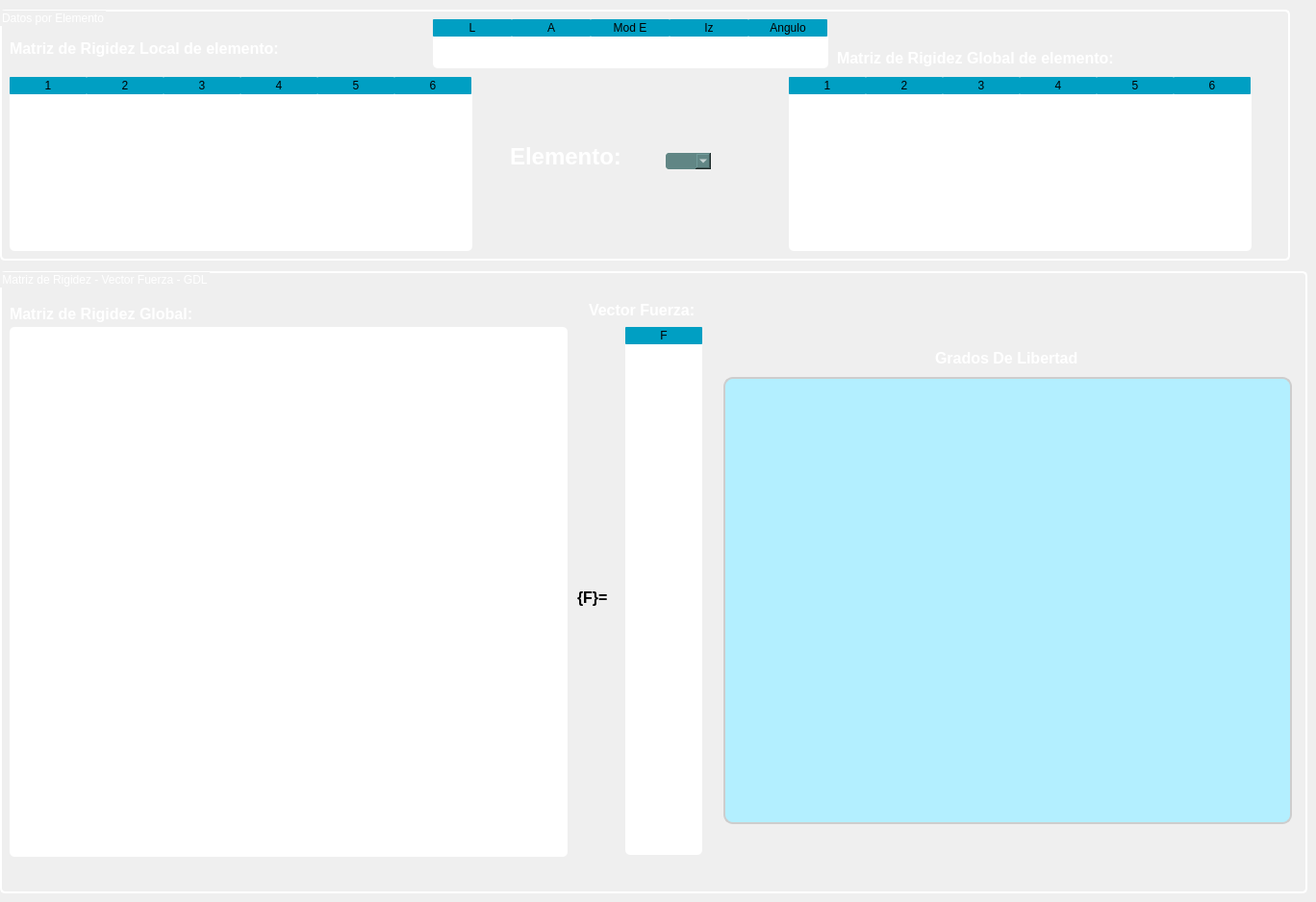
            <widget class="QWidget" name="pagina_2">
             <widget class="QGroupBox" name="groupBox_2">
              <property name="geometry">
               <rect>
                <x>0</x>
                <y>10</y>
                <width>1341</width>
                <height>261</height>
               </rect>
              </property>
              <property name="styleSheet">
               <string notr="true">QGroupBox{
/*Borde*/
border: 2px solid rgb(255, 255, 255);
border-radius: 5px;

	/*Letra*/
	font: 15pt &quot;Impact&quot;;
	color: rgb(255, 255, 255);
}</string>
              </property>
              <property name="title">
               <string>Datos por Elemento</string>
              </property>
              <widget class="QLabel" name="label_24">
               <property name="geometry">
                <rect>
                 <x>530</x>
                 <y>138</y>
                 <width>159</width>
                 <height>31</height>
                </rect>
               </property>
               <property name="styleSheet">
                <string notr="true">QLabel{
background-color: None;
	color: rgb(255, 255, 255);
}</string>
               </property>
               <property name="text">
                <string>&lt;html&gt;&lt;head/&gt;&lt;body&gt;&lt;p&gt;&lt;span style=&quot; font-size:18pt; font-weight:600;&quot;&gt;Elemento:&lt;/span&gt;&lt;/p&gt;&lt;/body&gt;&lt;/html&gt;</string>
               </property>
              </widget>
              <widget class="QComboBox" name="cb_elemento">
               <property name="geometry">
                <rect>
                 <x>690</x>
                 <y>147</y>
                 <width>51</width>
                 <height>21</height>
                </rect>
               </property>
               <property name="minimumSize">
                <size>
                 <width>0</width>
                 <height>0</height>
                </size>
               </property>
               <property name="maximumSize">
                <size>
                 <width>377</width>
                 <height>1000</height>
                </size>
               </property>
               <property name="font">
                <font>
                 <family>Times New Roman</family>
                 <pointsize>14</pointsize>
                 <italic>false</italic>
                 <bold>false</bold>
                </font>
               </property>
               <property name="layoutDirection">
                <enum>Qt::LeftToRight</enum>
               </property>
               <property name="styleSheet">
                <string notr="true">
QComboBox{

/* Color de fondo*/
background-color: rgb(97, 134, 133); 

/* borde*/
border-radius : 5px;
border : 2px solid  rgb(240, 240, 240);

/* Color de letras*/
	color: rgb(255, 255, 255);

	font: 14pt &quot;Times New Roman&quot;;
}


QComboBox:hover{


border : 2px solid rgb(0, 255, 255);

}

</string>
               </property>
               <property name="editable">
                <bool>false</bool>
               </property>
               <property name="currentText">
                <string/>
               </property>
              </widget>
              <widget class="QLabel" name="label_25">
               <property name="geometry">
                <rect>
                 <x>10</x>
                 <y>30</y>
                 <width>391</width>
                 <height>21</height>
                </rect>
               </property>
               <property name="styleSheet">
                <string notr="true">QLabel{
background-color: None;
	color: rgb(255, 255, 255);
}</string>
               </property>
               <property name="text">
                <string>&lt;html&gt;&lt;head/&gt;&lt;body&gt;&lt;p&gt;&lt;span style=&quot; font-size:12pt; font-weight:600;&quot;&gt;Matriz de Rigidez Local de elemento:&lt;/span&gt;&lt;/p&gt;&lt;/body&gt;&lt;/html&gt;</string>
               </property>
              </widget>
              <widget class="QTableWidget" name="tbl_MKGE">
               <property name="geometry">
                <rect>
                 <x>820</x>
                 <y>70</y>
                 <width>481</width>
                 <height>181</height>
                </rect>
               </property>
               <property name="cursor" stdset="0">
                <cursorShape>ArrowCursor</cursorShape>
               </property>
               <property name="styleSheet">
                <string notr="true">QTableWidget{
	
	background-color: rgb(255, 255, 255);
	border-radius : 5px;
color: rgb(0, 0, 0);
font: 75 10pt &quot;Times New Roman&quot;;

}
QHeaderView::section{
border-radius : 1px;
	background-color: rgb(0, 159, 195);

color: rgb(0, 0, 0);
font: 75 11pt &quot;Times New Roman&quot;;

}
</string>
               </property>
               <property name="horizontalScrollBarPolicy">
                <enum>Qt::ScrollBarAlwaysOff</enum>
               </property>
               <property name="showGrid">
                <bool>true</bool>
               </property>
               <property name="gridStyle">
                <enum>Qt::SolidLine</enum>
               </property>
               <property name="sortingEnabled">
                <bool>false</bool>
               </property>
               <property name="rowCount">
                <number>0</number>
               </property>
               <attribute name="horizontalHeaderCascadingSectionResizes">
                <bool>false</bool>
               </attribute>
               <attribute name="horizontalHeaderMinimumSectionSize">
                <number>42</number>
               </attribute>
               <attribute name="horizontalHeaderDefaultSectionSize">
                <number>80</number>
               </attribute>
               <attribute name="horizontalHeaderShowSortIndicator" stdset="0">
                <bool>false</bool>
               </attribute>
               <attribute name="verticalHeaderVisible">
                <bool>false</bool>
               </attribute>
               <attribute name="verticalHeaderCascadingSectionResizes">
                <bool>false</bool>
               </attribute>
               <attribute name="verticalHeaderMinimumSectionSize">
                <number>20</number>
               </attribute>
               <attribute name="verticalHeaderDefaultSectionSize">
                <number>30</number>
               </attribute>
               <attribute name="verticalHeaderShowSortIndicator" stdset="0">
                <bool>false</bool>
               </attribute>
               <attribute name="verticalHeaderStretchLastSection">
                <bool>false</bool>
               </attribute>
               <column>
                <property name="text">
                 <string>1</string>
                </property>
               </column>
               <column>
                <property name="text">
                 <string>2</string>
                </property>
               </column>
               <column>
                <property name="text">
                 <string>3</string>
                </property>
               </column>
               <column>
                <property name="text">
                 <string>4</string>
                </property>
               </column>
               <column>
                <property name="text">
                 <string>5</string>
                </property>
               </column>
               <column>
                <property name="text">
                 <string>6</string>
                </property>
               </column>
              </widget>
              <widget class="QLabel" name="label_26">
               <property name="geometry">
                <rect>
                 <x>870</x>
                 <y>40</y>
                 <width>361</width>
                 <height>21</height>
                </rect>
               </property>
               <property name="styleSheet">
                <string notr="true">QLabel{
background-color: None;
	color: rgb(255, 255, 255);
}</string>
               </property>
               <property name="text">
                <string>&lt;html&gt;&lt;head/&gt;&lt;body&gt;&lt;p&gt;&lt;span style=&quot; font-size:12pt; font-weight:600;&quot;&gt;Matriz de Rigidez Global de elemento:&lt;/span&gt;&lt;/p&gt;&lt;/body&gt;&lt;/html&gt;</string>
               </property>
              </widget>
              <widget class="QTableWidget" name="tbl_propiedades">
               <property name="geometry">
                <rect>
                 <x>450</x>
                 <y>10</y>
                 <width>411</width>
                 <height>51</height>
                </rect>
               </property>
               <property name="cursor" stdset="0">
                <cursorShape>ArrowCursor</cursorShape>
               </property>
               <property name="styleSheet">
                <string notr="true">QTableWidget{
	
	background-color: rgb(255, 255, 255);
	border-radius : 5px;
color: rgb(0, 0, 0);
font: 75 10pt &quot;Calibri&quot;;
}

QTableWidget:hover{

border : 2px solid  rgb(0, 255, 255);

}

QHeaderView::section{
border-radius : 1px;
	background-color: rgb(0, 159, 195);

color: rgb(0, 0, 0);
font: 75 11pt &quot;Times New Roman&quot;;

}

QTableWidget:hover{

border : 2px solid  rgb(0, 255, 255);

}
</string>
               </property>
               <property name="horizontalScrollBarPolicy">
                <enum>Qt::ScrollBarAlwaysOff</enum>
               </property>
               <property name="showGrid">
                <bool>true</bool>
               </property>
               <property name="gridStyle">
                <enum>Qt::SolidLine</enum>
               </property>
               <property name="sortingEnabled">
                <bool>false</bool>
               </property>
               <property name="rowCount">
                <number>0</number>
               </property>
               <attribute name="horizontalHeaderCascadingSectionResizes">
                <bool>false</bool>
               </attribute>
               <attribute name="horizontalHeaderMinimumSectionSize">
                <number>42</number>
               </attribute>
               <attribute name="horizontalHeaderDefaultSectionSize">
                <number>82</number>
               </attribute>
               <attribute name="horizontalHeaderHighlightSections">
                <bool>true</bool>
               </attribute>
               <attribute name="horizontalHeaderShowSortIndicator" stdset="0">
                <bool>false</bool>
               </attribute>
               <attribute name="verticalHeaderVisible">
                <bool>false</bool>
               </attribute>
               <attribute name="verticalHeaderCascadingSectionResizes">
                <bool>false</bool>
               </attribute>
               <attribute name="verticalHeaderDefaultSectionSize">
                <number>29</number>
               </attribute>
               <attribute name="verticalHeaderShowSortIndicator" stdset="0">
                <bool>false</bool>
               </attribute>
               <attribute name="verticalHeaderStretchLastSection">
                <bool>false</bool>
               </attribute>
               <column>
                <property name="text">
                 <string>L</string>
                </property>
               </column>
               <column>
                <property name="text">
                 <string>A</string>
                </property>
               </column>
               <column>
                <property name="text">
                 <string>Mod E</string>
                </property>
               </column>
               <column>
                <property name="text">
                 <string>Iz</string>
                </property>
               </column>
               <column>
                <property name="text">
                 <string>Angulo</string>
                </property>
               </column>
              </widget>
              <widget class="QTableWidget" name="tbl_MKL">
               <property name="geometry">
                <rect>
                 <x>10</x>
                 <y>70</y>
                 <width>481</width>
                 <height>181</height>
                </rect>
               </property>
               <property name="cursor" stdset="0">
                <cursorShape>ArrowCursor</cursorShape>
               </property>
               <property name="styleSheet">
                <string notr="true">QTableWidget{
	
	background-color: rgb(255, 255, 255);
	border-radius : 5px;
color: rgb(0, 0, 0);
font: 75 10pt &quot;Calibri&quot;;
}

QTableWidget:hover{

border : 2px solid  rgb(0, 255, 255);

}

QHeaderView::section{
border-radius : 1px;
	background-color: rgb(0, 159, 195);

color: rgb(0, 0, 0);
font: 75 11pt &quot;Times New Roman&quot;;

}

QTableWidget:hover{

border : 2px solid  rgb(0, 255, 255);

}
</string>
               </property>
               <property name="horizontalScrollBarPolicy">
                <enum>Qt::ScrollBarAlwaysOff</enum>
               </property>
               <property name="showGrid">
                <bool>true</bool>
               </property>
               <property name="gridStyle">
                <enum>Qt::SolidLine</enum>
               </property>
               <property name="sortingEnabled">
                <bool>false</bool>
               </property>
               <property name="rowCount">
                <number>0</number>
               </property>
               <attribute name="horizontalHeaderCascadingSectionResizes">
                <bool>false</bool>
               </attribute>
               <attribute name="horizontalHeaderMinimumSectionSize">
                <number>42</number>
               </attribute>
               <attribute name="horizontalHeaderDefaultSectionSize">
                <number>80</number>
               </attribute>
               <attribute name="horizontalHeaderShowSortIndicator" stdset="0">
                <bool>false</bool>
               </attribute>
               <attribute name="verticalHeaderVisible">
                <bool>false</bool>
               </attribute>
               <attribute name="verticalHeaderCascadingSectionResizes">
                <bool>false</bool>
               </attribute>
               <attribute name="verticalHeaderMinimumSectionSize">
                <number>20</number>
               </attribute>
               <attribute name="verticalHeaderDefaultSectionSize">
                <number>25</number>
               </attribute>
               <attribute name="verticalHeaderShowSortIndicator" stdset="0">
                <bool>false</bool>
               </attribute>
               <attribute name="verticalHeaderStretchLastSection">
                <bool>false</bool>
               </attribute>
               <column>
                <property name="text">
                 <string>1</string>
                </property>
               </column>
               <column>
                <property name="text">
                 <string>2</string>
                </property>
               </column>
               <column>
                <property name="text">
                 <string>3</string>
                </property>
               </column>
               <column>
                <property name="text">
                 <string>4</string>
                </property>
               </column>
               <column>
                <property name="text">
                 <string>5</string>
                </property>
               </column>
               <column>
                <property name="text">
                 <string>6</string>
                </property>
               </column>
              </widget>
             </widget>
             <widget class="QGroupBox" name="groupBox">
              <property name="geometry">
               <rect>
                <x>0</x>
                <y>282</y>
                <width>1359</width>
                <height>647</height>
               </rect>
              </property>
              <property name="styleSheet">
               <string notr="true">QGroupBox{
/*Borde*/
border: 2px solid rgb(255, 255, 255);
border-radius: 5px;

	/*Letra*/
	font: 15pt &quot;Impact&quot;;
	color: rgb(255, 255, 255);
}</string>
              </property>
              <property name="title">
               <string>Matriz de Rigidez - Vector Fuerza - GDL</string>
              </property>
              <widget class="QTableWidget" name="tbl_MKG">
               <property name="geometry">
                <rect>
                 <x>10</x>
                 <y>58</y>
                 <width>580</width>
                 <height>551</height>
                </rect>
               </property>
               <property name="cursor" stdset="0">
                <cursorShape>ArrowCursor</cursorShape>
               </property>
               <property name="styleSheet">
                <string notr="true">QTableWidget{
	
	background-color: rgb(255, 255, 255);
	border-radius : 5px;
color: rgb(0, 0, 0);
font: 75 10pt &quot;Calibri&quot;;
}

QTableWidget:hover{

border : 2px solid  rgb(0, 255, 255);

}

QHeaderView::section{
border-radius : 1px;
	background-color: rgb(0, 159, 195);

color: rgb(0, 0, 0);
font: 75 11pt &quot;Times New Roman&quot;;

}

QTableWidget:hover{

border : 2px solid  rgb(0, 255, 255);

}
</string>
               </property>
               <property name="showGrid">
                <bool>true</bool>
               </property>
               <property name="gridStyle">
                <enum>Qt::SolidLine</enum>
               </property>
               <property name="sortingEnabled">
                <bool>false</bool>
               </property>
               <property name="rowCount">
                <number>0</number>
               </property>
               <attribute name="horizontalHeaderCascadingSectionResizes">
                <bool>false</bool>
               </attribute>
               <attribute name="horizontalHeaderMinimumSectionSize">
                <number>42</number>
               </attribute>
               <attribute name="horizontalHeaderDefaultSectionSize">
                <number>80</number>
               </attribute>
               <attribute name="horizontalHeaderShowSortIndicator" stdset="0">
                <bool>false</bool>
               </attribute>
               <attribute name="verticalHeaderVisible">
                <bool>false</bool>
               </attribute>
               <attribute name="verticalHeaderCascadingSectionResizes">
                <bool>false</bool>
               </attribute>
               <attribute name="verticalHeaderMinimumSectionSize">
                <number>20</number>
               </attribute>
               <attribute name="verticalHeaderDefaultSectionSize">
                <number>25</number>
               </attribute>
               <attribute name="verticalHeaderShowSortIndicator" stdset="0">
                <bool>false</bool>
               </attribute>
               <attribute name="verticalHeaderStretchLastSection">
                <bool>false</bool>
               </attribute>
              </widget>
              <widget class="QLabel" name="label_27">
               <property name="geometry">
                <rect>
                 <x>10</x>
                 <y>34</y>
                 <width>281</width>
                 <height>21</height>
                </rect>
               </property>
               <property name="styleSheet">
                <string notr="true">QLabel{
background-color: None;
	color: rgb(255, 255, 255);
}</string>
               </property>
               <property name="text">
                <string>&lt;html&gt;&lt;head/&gt;&lt;body&gt;&lt;p&gt;&lt;span style=&quot; font-size:12pt; font-weight:600;&quot;&gt;Matriz de Rigidez Global:&lt;/span&gt;&lt;/p&gt;&lt;/body&gt;&lt;/html&gt;</string>
               </property>
              </widget>
              <widget class="MatplotlibWidgetaLienzo" name="wgt_GDL" native="true">
               <property name="geometry">
                <rect>
                 <x>752</x>
                 <y>110</y>
                 <width>591</width>
                 <height>465</height>
                </rect>
               </property>
               <property name="styleSheet">
                <string notr="true">/* color de fondo*/

background-color: rgb(179, 239, 255);
/*borde redondo*/
border-radius : 10px;
/* linea de borde*/
border : 2px solid rgb(205, 205, 205);
</string>
               </property>
              </widget>
              <widget class="QTableWidget" name="tbl_vec_F">
               <property name="geometry">
                <rect>
                 <x>650</x>
                 <y>58</y>
                 <width>80</width>
                 <height>549</height>
                </rect>
               </property>
               <property name="styleSheet">
                <string notr="true">QTableWidget{
	
	background-color: rgb(255, 255, 255);
	border-radius : 5px;
color: rgb(0, 0, 0);
font: 75 10pt &quot;Calibri&quot;;
}

QTableWidget:hover{

border : 2px solid  rgb(0, 255, 255);

}

QHeaderView::section{
border-radius : 1px;
	background-color: rgb(0, 159, 195);

color: rgb(0, 0, 0);
font: 75 11pt &quot;Times New Roman&quot;;

}

QTableWidget:hover{

border : 2px solid  rgb(0, 255, 255);

}
</string>
               </property>
               <attribute name="horizontalHeaderDefaultSectionSize">
                <number>80</number>
               </attribute>
               <attribute name="verticalHeaderMinimumSectionSize">
                <number>20</number>
               </attribute>
               <attribute name="verticalHeaderDefaultSectionSize">
                <number>25</number>
               </attribute>
               <column>
                <property name="text">
                 <string>F</string>
                </property>
               </column>
              </widget>
              <widget class="QLabel" name="label_3">
               <property name="geometry">
                <rect>
                 <x>600</x>
                 <y>324</y>
                 <width>41</width>
                 <height>31</height>
                </rect>
               </property>
               <property name="text">
                <string>&lt;html&gt;&lt;head/&gt;&lt;body&gt;&lt;p&gt;&lt;span style=&quot; font-size:12pt; font-weight:600;&quot;&gt;{F}=&lt;/span&gt;&lt;/p&gt;&lt;/body&gt;&lt;/html&gt;</string>
               </property>
              </widget>
              <widget class="QLabel" name="label_28">
               <property name="geometry">
                <rect>
                 <x>612</x>
                 <y>30</y>
                 <width>151</width>
                 <height>21</height>
                </rect>
               </property>
               <property name="styleSheet">
                <string notr="true">QLabel{
background-color: None;
	color: rgb(255, 255, 255);
}</string>
               </property>
               <property name="text">
                <string>&lt;html&gt;&lt;head/&gt;&lt;body&gt;&lt;p&gt;&lt;span style=&quot; font-size:12pt; font-weight:600;&quot;&gt;Vector Fuerza:&lt;/span&gt;&lt;/p&gt;&lt;/body&gt;&lt;/html&gt;</string>
               </property>
              </widget>
              <widget class="QLabel" name="label_29">
               <property name="geometry">
                <rect>
                 <x>972</x>
                 <y>80</y>
                 <width>211</width>
                 <height>21</height>
                </rect>
               </property>
               <property name="styleSheet">
                <string notr="true">QLabel{
background-color: None;
	color: rgb(255, 255, 255);
}</string>
               </property>
               <property name="text">
                <string>&lt;html&gt;&lt;head/&gt;&lt;body&gt;&lt;p&gt;&lt;span style=&quot; font-size:12pt; font-weight:600;&quot;&gt;Grados De Libertad&lt;/span&gt;&lt;/p&gt;&lt;/body&gt;&lt;/html&gt;</string>
               </property>
              </widget>
             </widget>
            </widget>
